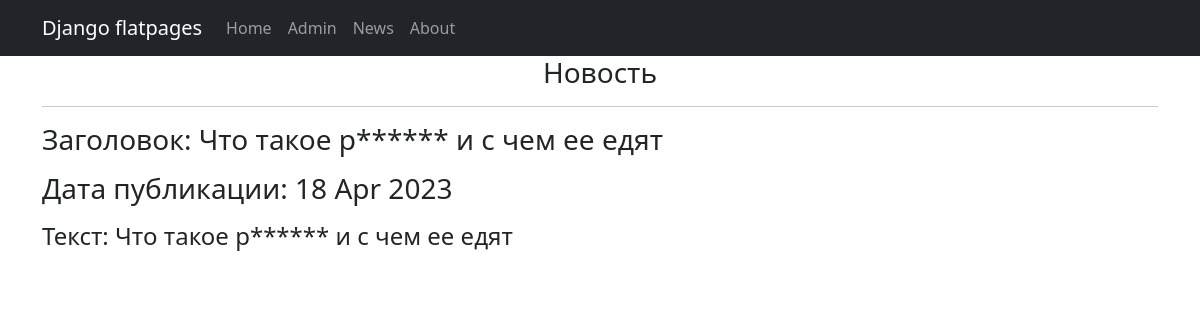
Screenshot of /news/1 with the database file from the repository.
### news/models.py (models this page shows, shortened)
class Post(models.Model):
    author = models.ForeignKey(Author, on_delete=models.CASCADE)
    news_or_article = models.BooleanField(default=True)  # True - Новость, False - Статья
    datetime = models.DateTimeField(auto_now_add=True)
    category = models.ManyToManyField(Category, through='PostCategory')
    heading = models.CharField(max_length=255)
    text = models.TextField()
    rating = models.IntegerField(default=0)

### news/views.py (the view)
# urls.py: path('<int:pk>', PostDetail.as_view()),
class PostDetail(DetailView):
    model = Post
    template_name = 'post.html'
    context_object_name = 'post'

### news/templatetags/custom_filters.py (called while the page is built)
@register.filter()
def censor(value):
    if not (isinstance(value, str)):
        return f"{value} is not str"
    words = ''
    for word in value.split():
        slovo = word.lower() if word.lower()[-1].isalpha() else word.lower()[:-1]
        if slovo in CENSOR_SYMBOLS:
            znak = '' if word.lower()[-1].isalpha() else word[-1]
            words += word[:1] + CENSOR_SYMBOLS[slovo] + znak + ' '
        else:
            words += word + ' '
    return words[:-1]

### templates/post.html (shortened to what this page needs)
{% extends 'flatpages/default.html' %}
{% load custom_filters %}
{% block content %}
   {% if post.news_or_article %}
      <h3>Новость</h3>
   {% else %}
      <h3>Статья</h3>
   {% endif %}
   <hr>
   <h3><p align="left">Заголовок: {{ post.heading|censor }}</p></h3>
   <h3><p align="left">Дата публикации: {{ post.datetime|date:'d M Y' }}</p></h3>
   <h4><p align="left">Текст: {{ post.text|censor }}</p></h4>
{% endblock content %}

### rows the page displays
Post: heading|censor "Что такое р****** и с чем ее едят", datetime "18 Apr 2023", text|censor "Что такое р****** и с чем ее едят"
